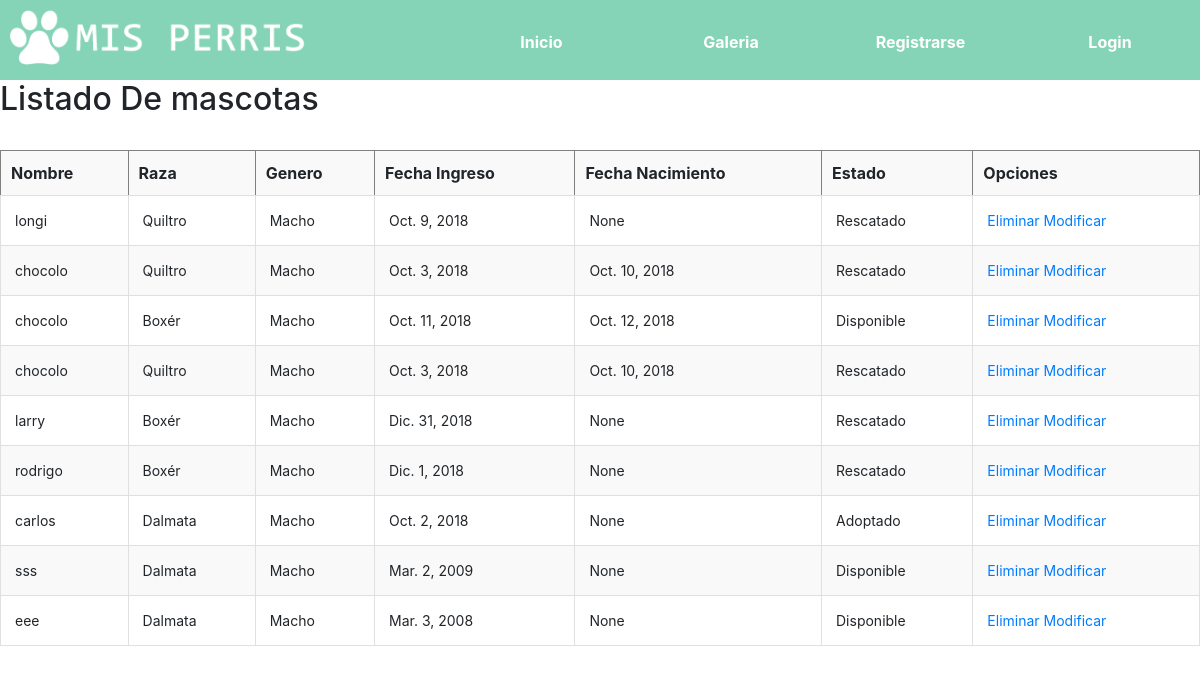
/listar-mascotas/, run on an earlier commit of the app's database.
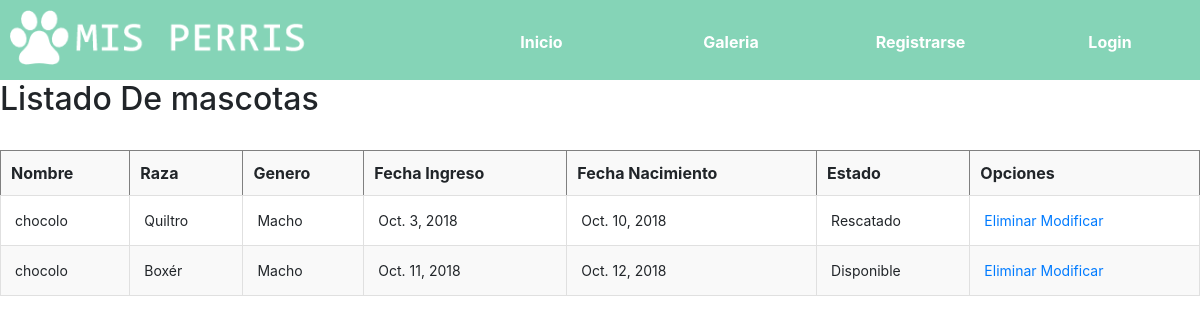
And on a later commit of the database.
### core/models.py (models this page shows, shortened)
class Mascota(models.Model):
    nombre = models.CharField(max_length=50)
    raza = models.ForeignKey(Raza,on_delete=models.CASCADE)
    genero = models.ForeignKey(Genero,on_delete=models.CASCADE)
    fechaIngreso = models.DateField(blank=True)
    fechaNacimiento= models.DateField(null=True, blank=True)
    imagen = models.FileField(upload_to='photo')
    estado = models.ForeignKey(Estado,on_delete=models.CASCADE)
    class Meta:
        verbose_name = "Mascota"
        verbose_name_plural = "Mascota"

class Raza(models.Model):
    nombre = models.CharField(max_length=80)
    def __str__(self):
        return self.nombre
    class Meta:
        verbose_name = "Raza"
        verbose_name_plural = "Raza"

class Genero(models.Model):
    genero = models.CharField(max_length=10)
    def __str__(self):
        return self.genero
    class Meta:
        verbose_name = "Genero"
        verbose_name_plural = "Genero"

class Estado(models.Model):
    TipoEstado = models.CharField(max_length=20)
    def __str__(self):
        return self.TipoEstado
    class Meta:
        verbose_name = "Estado"
        verbose_name_plural = "Estado"

### core/views.py (the view)
# urls.py: path('listar-mascotas/', listar_mascotas,name="listar_mascotas"),
def listar_mascotas(request):
    mascotas = Mascota.objects.all()
    return render(request,'core/listar_mascotas.html',{
        'mascotas':mascotas
    })

### core/templates/core/listar_mascotas.html (shortened to what this page needs)
{% extends 'core/base.html' %}
{% block contenido %}
<link rel="stylesheet" href="https://stackpath.bootstrapcdn.com/bootstrap/4.1.3/css/bootstrap.min.css">
<h2>Listado De mascotas</h2><br>
<table border="style1">
    <tr>
        <th>Nombre</th>
        <th>Raza</th>
        <th>Genero</th>
        <th>Fecha Ingreso</th>
        <th>Fecha Nacimiento</th>
        <th>Estado</th>
        <th>Opciones</th>
    </tr>
    {% for a in mascotas %}
    <tr>
        <td>{{a.nombre}}</td>
        <td>{{a.raza}}</td>
        <td>{{a.genero}}</td>
        <td>{{a.fechaIngreso}}</td>
        <td>{{a.fechaNacimiento}}</td>
        <td>{{a.estado}}</td>
        <td>
            <a href="{% url 'eliminar_mascota' a.id %}">Eliminar</a>
            <a href="{% url 'modificar_mascota' a.id %}">Modificar</a>
        </td>
    </tr>
    {% endfor %}
</table>
{% endblock contenido %}

### core/templates/core/base.html (shortened to what this page needs)
<!DOCTYPE html>
<html lang="en">
<head>
    {% load static %}
    <link rel="stylesheet" href="https://cdn.jsdelivr.net/bxslider/4.2.12/jquery.bxslider.css">
    <link rel="stylesheet" href="{% static 'core/css/estilosmisperris.css' %}">
    <link rel="stylesheet" href="https://cdnjs.cloudflare.com/ajax/libs/fancybox/3.3.5/jquery.fancybox.min.css" />
    <link rel="stylesheet" href="https://stackpath.bootstrapcdn.com/bootstrap/4.1.3/css/bootstrap.min.css" >
  <link rel="stylesheet" href="https://cdn.jsdelivr.net/highlight.js/9.9.0/styles/github-gist.min.css">
  <link rel="stylesheet" href="{% static '/core/css/app.css' %}">
  <link rel="stylesheet" href="https://cdn.jsdelivr.net/bxslider/4.2.12/jquery.bxslider.css">
</head>
<body>
    <header>
        <img class="logo" src="{% static 'core/img/logo.png' %}" alt="logo">
        <ul class ="navegacion">
            <li>
                <a href="{% url 'home' %}">Inicio</a>
            </li>
            <li>
                <a href="{% url 'galeria' %}">Galeria</a>
            </li>
            <li>
                <a href="{% url 'formulario' %}">Registrarse</a>
            </li>
            {% if request.user.is_authenticated %}
            <li>
                <a href="{% url 'agregar_mascota' %}">Registrar Mascota</a>
            </li>
            <li>
                <a href="{% url 'listar_mascotas' %}">Listar Mascota</a>
            </li>
            <li>
                <a href="{% url 'logout' %}">Salir</a>
            </li>
            {% else %}
            <li>
                <a href="{% url 'login' %}">Login</a>
            </li>
            {% endif %}
        </ul>
    </header>
    {% block contenido %}
    {% endblock contenido %}
</body>
</html>

### core/static/core/css/estilosmisperris.css (style rules this page uses)
* { margin: 0; padding: 0; }
body { font-family: 'Lucida Sans', 'Lucida Sans Regular', 'Lucida Grande', 'Lucida Sans Unicode', Geneva, Verdana, sans-serif; }
header { width: 100%; height: 80px; background-color:rgb(133,212,183); }
.logo { width: 300px; height: 55px; margin-top: 10px; margin-left:10px; }
.navegacion { float: right; }
.navegacion li { display: inline-block; margin-top:16px; width: 180px; height: 36px; text-align: center; padding-top: 14px; margin-left: 5px; }
.navegacion a { color: white; font-weight: bold; text-decoration: none; }

### core/static/core/css/app.css (style rules this page uses)
html, body { margin: 0; padding: 0; }
body { font-family: "Muli"; color: #50514F; }
h2 { margin: 0 0 6px; }
a { color: #FF1654; text-decoration: none; }
li { margin-bottom: 8px; }
table { width: 100%; border-collapse: collapse; }
tbody tr:nth-child(odd) { background: #f9f9f9; }
th { padding: 10px; text-align: left; }
td { border: solid 1px #e0e0e0; padding: 14px; font-size: 14px; vertical-align: top; }

What changed in the data, as far as the page shows it:
removed Mascota: nombre "longi", raza "Quiltro", genero "Macho", fechaIngreso "Oct. 9, 2018", fechaNacimiento "None", estado "Rescatado"
removed Mascota: nombre "chocolo", raza "Quiltro", genero "Macho", fechaIngreso "Oct. 3, 2018", fechaNacimiento "Oct. 10, 2018", estado "Rescatado"
removed Mascota: nombre "larry", raza "Boxér", genero "Macho", fechaIngreso "Dic. 31, 2018", fechaNacimiento "None", estado "Rescatado"
removed Mascota: nombre "rodrigo", raza "Boxér", genero "Macho", fechaIngreso "Dic. 1, 2018", fechaNacimiento "None", estado "Rescatado"
removed Mascota: nombre "carlos", raza "Dalmata", genero "Macho", fechaIngreso "Oct. 2, 2018", fechaNacimiento "None", estado "Adoptado"
removed Mascota: nombre "sss", raza "Dalmata", genero "Macho", fechaIngreso "Mar. 2, 2009", fechaNacimiento "None", estado "Disponible"
removed Mascota: nombre "eee", raza "Dalmata", genero "Macho", fechaIngreso "Mar. 3, 2008", fechaNacimiento "None", estado "Disponible"
